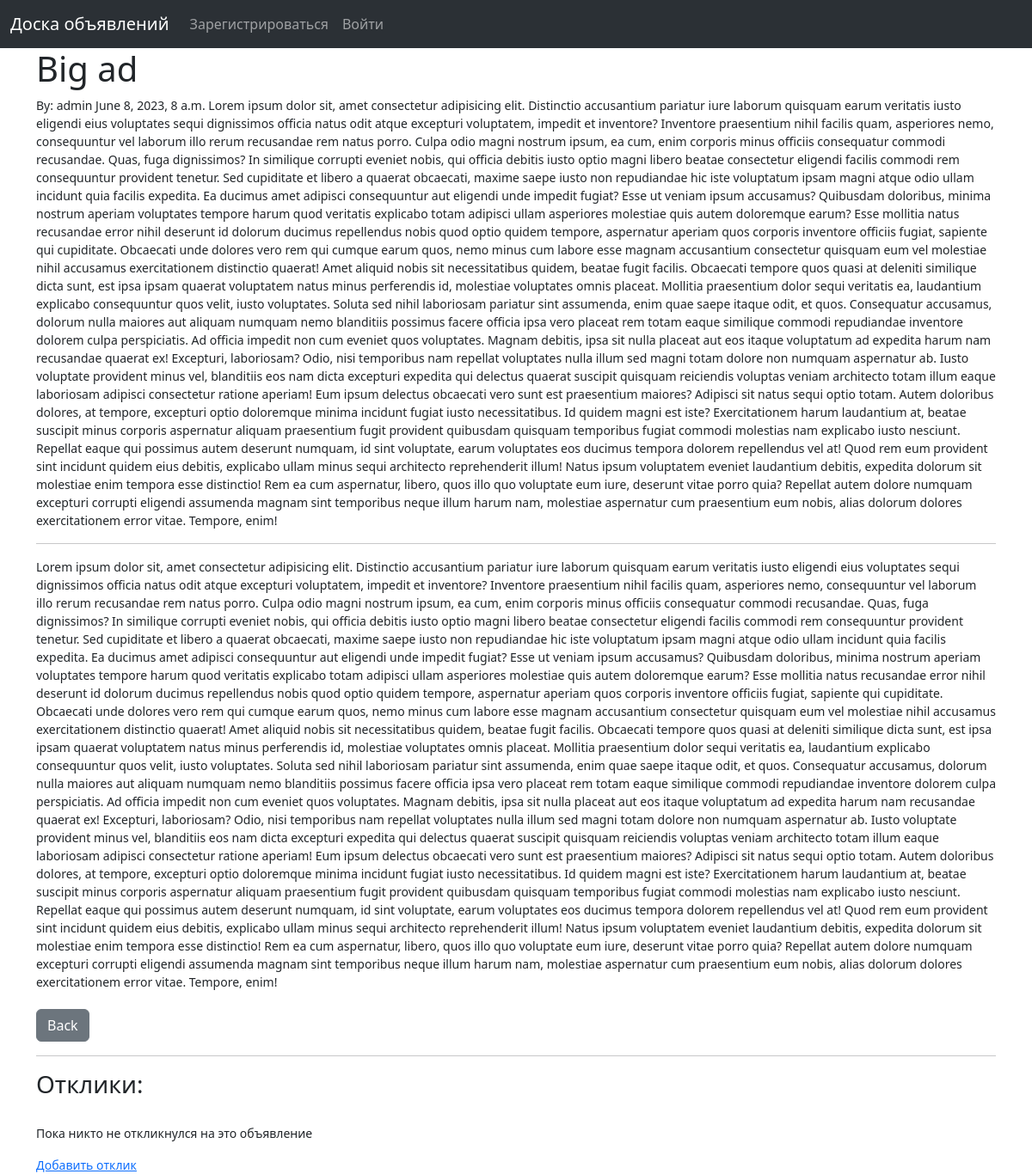
/announcements/8, run on an earlier commit of the app's database.
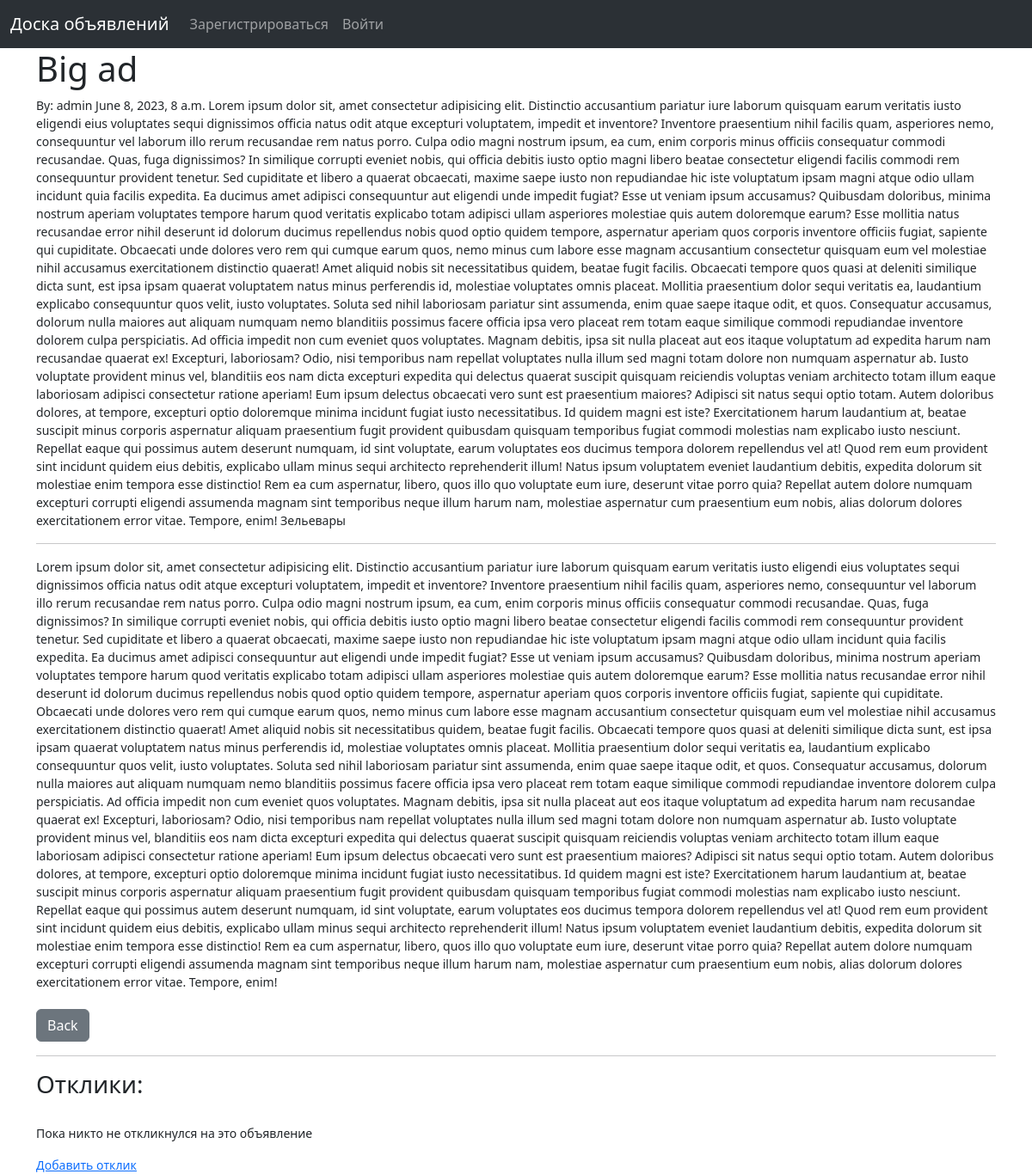
And on a later commit of the database.
### board/models.py (models this page shows, shortened)
class Category(models.Model):
    name = models.CharField("Название", max_length=255)
    def __str__(self):
        return f"{self.name}"

### board/views.py (the view)
class AnnouncementDetailView(DetailView):
    model = Announcement
    template_name = "announcement_details.html"

### board/templates/announcement_details.html (shortened to what this page needs)
{% extends 'base.html' %}
{% block content %}
<h1>{{ announcement.title }}</h1>
<small> By:
    {{ announcement.author }}
    {{ announcement.publication_datetime }}
    {{ announcement.text|safe }}
    {% for cat in announcement.category.all %}
        {{ cat }}
    {% endfor  %}
<hr>
<div>{{ announcement.text }}</div>
<br/>
<a href="{% url 'board' %}" class="btn btn-secondary">Back</a>
<hr>
<h3>Отклики:</h3>
<br/>
{% if not announcement.responses.all %}
    <p>Пока никто не откликнулся на это объявление</p>
    <a href="#">Добавить отклик</a>
{% else %}
    {% for res in announcement.responses.all %}
        <strong>{{ res.name }} - {{ res.datetime_added }}</strong><br/>
        {{ res.text }}<br/>
        <hr>
    {% endfor %}
{% endif %}
{% endblock %}

What changed in the data, as far as the page shows it:
added Category: name "Зельевары"
